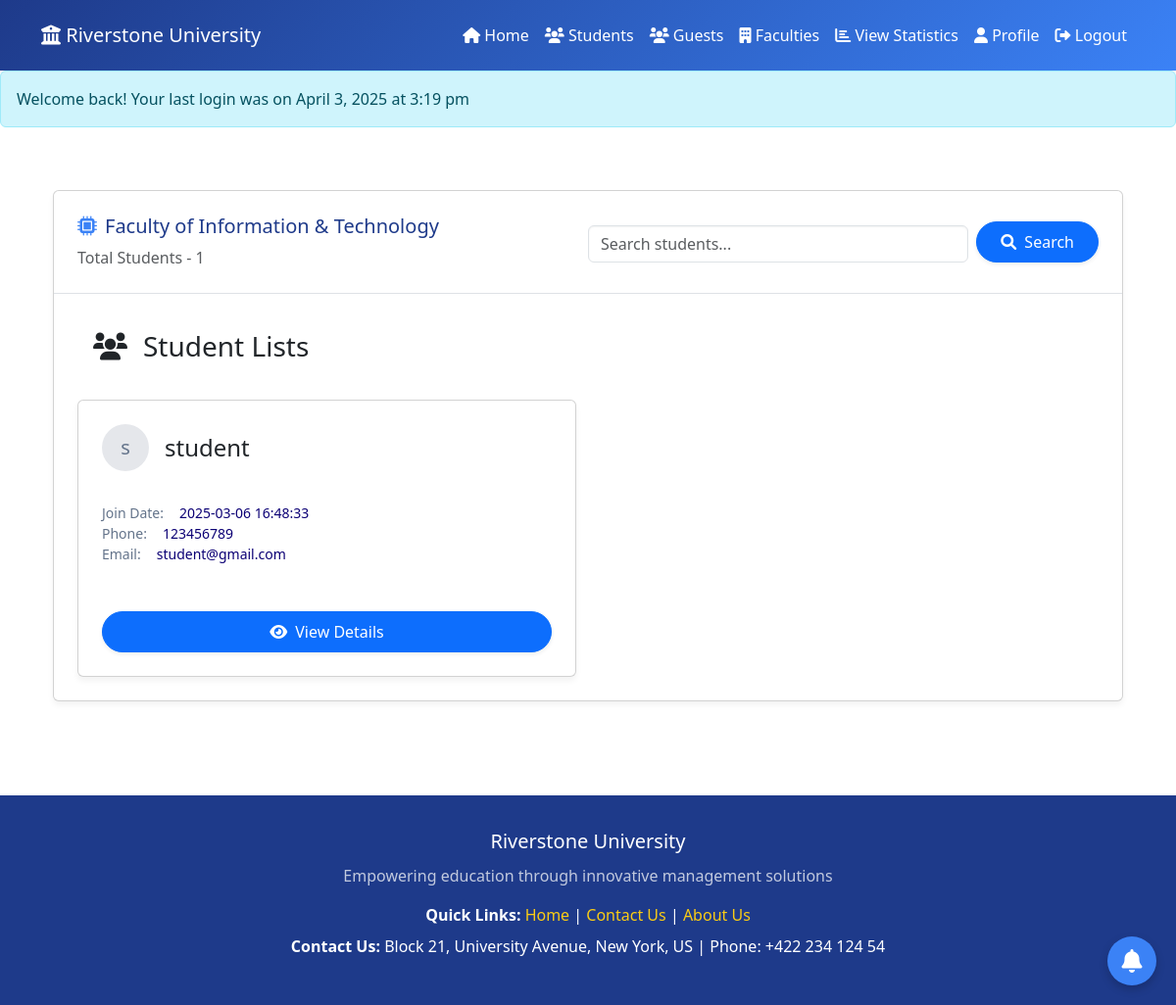
/src/Coordinator/design/Student_Lists.php (signed in), run on the app's committed database.
### tables this page shows
CREATE TABLE `users` (
  `id` int(11) NOT NULL,
  `name` varchar(50) NOT NULL,
  `email` varchar(50) NOT NULL,
  `address` varchar(50) DEFAULT NULL,
  `phone` varchar(50) DEFAULT NULL,
  `password` varchar(255) NOT NULL,
  `faculty_id` int(11) DEFAULT NULL,
  `created_at` timestamp NOT NULL DEFAULT current_timestamp(),
  `last_login` timestamp NULL DEFAULT NULL
);

### _classes/Libs/Database/MySQL.php (called while the page is built, shortened)
<?php
class MySQL{
    private $dbhost;
    private $dbuser;
    private $dbpass;
    private $dbname;
    public function __construct(
        $dbhost="localhost",
        $dbuser="root",
        $dbpass="",
        $dbname="ewsd")
    {
        $this->dbhost=$dbhost;
        $this->dbuser=$dbuser;
        $this->dbpass=$dbpass;
        $this->dbname=$dbname;
    }
    public function connect(){
        try{
            $this->db=new PDO("mysql:dbhost=$this->dbhost;
            dbname=$this->dbname",
            $this->dbuser,
            $this->dbpass,
            [
                PDO::ATTR_ERRMODE => PDO::ERRMODE_EXCEPTION,
                PDO::ATTR_DEFAULT_FETCH_MODE => PDO::FETCH_OBJ,
            ]
            );
            return $this->db;
        }catch(PDOException $e){
            echo $e->getMessage();
            exit();
        }
    }
}

### _classes/Helpers/Auth.php (called while the page is built, shortened)
<?php
class Auth{
    static function check(){
        if(isset($_SESSION['user'])){
            return $_SESSION['user'];
        }
    }
}

### _classes/Libs/Database/UsersTable.php (called while the page is built, shortened)
<?php
class UsersTable
{
    private $db;
    public function __construct(MySQL $mysql)
    {
        $this->db = $mysql->connect();
    }
    public function getStudentRolesByFaculty($faculty_id)
    {
        try {
            $statement = $this->db->prepare("
                SELECT u. * , r.role_name
                FROM users u
                JOIN role_user ru ON u.id = ru.user_id
                JOIN roles r ON ru.role_id = r.id
                WHERE u.faculty_id = :faculty_id AND r.role_name = 'Student'
            ");
            $statement->execute(['faculty_id' => $faculty_id]);
            return $statement->fetchAll(PDO::FETCH_ASSOC);
        } catch (PDOException $e) {
            echo "Error: " . $e->getMessage();
            exit();
        }
    }
}

### src/Coordinator/design/Student_Lists.php (the view, shortened to what this page needs)
<?php
$auth = Auth::check();
$faculty_id = $auth->faculty_id;
$table = new UsersTable(new MySQL);
$students = $table->getStudentRolesByFaculty($faculty_id);
?>
<!DOCTYPE html>
<html lang="en">
<head>
    <link href="https://cdn.jsdelivr.net/npm/bootstrap@5.3.0/dist/css/bootstrap.min.css" rel="stylesheet">
    <link rel="stylesheet" href="https://cdnjs.cloudflare.com/ajax/libs/font-awesome/6.0.0/css/all.min.css">
</head>
<body>
    <?php include "headermc.php"; ?>
    <main class="container mx-auto px-4 py-5">
        <div class="card">
            <div class="p-4 border-bottom border-gray-200 d-flex justify-content-between align-items-center flex-wrap">
                <div>
                    <h2 class="faculty-header d-flex align-items-center">
                        <i class="fa-solid fa-microchip faculty-icon"></i>
                        Faculty of Information & Technology
                    </h2>
                    <div class="mt-2 text-sm text-muted">
                        <span>Total Students - <?php echo count($students); ?></span>
                    </div>
                </div>
                <div class="mt-3 mt-md-0 col-md-6 d-flex align-items-end">
                    <input type="text" id="search" class="form-control search-input me-2" placeholder="Search students...">
                    <button class="btn btn-primary px-4 py-2 rounded-pill shadow-sm d-flex align-items-center">
                        <i class="fas fa-search me-2"></i> Search
                    </button>
                </div>
            </div>
            <div class="p-4">
                <h3 class="text-lg font-medium text-gray-900 mb-4"><i class="fa-solid fa-users p-3"></i>Student Lists</h3>
                <div class="row row-cols-1 row-cols-sm-2 row-cols-lg-2 g-4">
                    <?php foreach ($students as $student) : ?>
                    <div class="col">
                        <div class="card p-4">
                            <div class="d-flex align-items-center mb-3">
                                <div class="student-icon me-3">
                                    <?php echo substr($student['name'], 0, 1); ?>
                                </div>
                                <h4 class="text-lg font-medium text-gray-900 mb-0"><?php echo $student['name']; ?></h4>
                            </div>
                            <div class="mt-3 space-y-3">
                                <div class="detail-row">
                                    <span class="detail-label">Join Date:</span>
                                    <span class="detail-value"><?php echo $student['created_at']; ?></span>
                                </div>
                                <div class="detail-row">
                                    <span class="detail-label">Phone:</span>
                                    <span class="detail-value"><?php echo $student['phone']; ?></span>
                                </div>
                                <div class="detail-row">
                                    <span class="detail-label">Email:</span>
                                    <span class="detail-value"><?php echo $student['email']; ?></span>
                                </div>
                            </div>
                            <div class="mt-5 text-center">
                                <a href="Student_Details.php?id=<?= $student['id'] ?>" class="btn btn-primary px-4 py-2 rounded-pill shadow-sm d-flex align-items-center justify-content-center mx-auto">
                                    <i class="fas fa-eye me-2"></i> View Details
                                </a>
                            </div>
                        </div>
                    </div>
                    <?php endforeach ?>
                </div>
            </div>
        </div>
    </main>
    <button class="btn-notification" data-bs-toggle="modal" data-bs-target="#notificationModal">
        <i class="fas fa-bell"></i>
    </button>
    <?php include "notifications.php"; ?>
    <?php include "footer.php"; ?>
</body>
</html>

### src/Coordinator/design/Student_Lists.php (style rules this page uses)
:root { --primary-dark: #1e3a8a; --primary-light: #3b82f6; --accent: #facc15; --light-bg: #f8fafc; --card-bg: #ffffff; --text-muted: #64748b; --contributors-color: rgb(12, 0, 117); }
body { background-color: var(--light-bg); font-family: 'Segoe UI', Tahoma, Geneva, Verdana, sans-serif; }
.container { max-width: 1200px; }
.faculty-header { color: var(--primary-dark); font-size: 1.25rem; font-weight: 500; }
.card { background: var(--card-bg); border: 1px solid #e5e7eb; border-radius: 12px; box-shadow: 0 4px 6px rgba(0, 0, 0, 0.05); transition: transform 0.3s ease, box-shadow 0.3s ease; }
.search-input { border: 1px solid #ced4da; border-radius: 0.375rem; box-shadow: inset 0 1px 2px rgba(0, 0, 0, 0.05); transition: border-color 0.3s ease, box-shadow 0.3s ease; }
.detail-label { color: var(--text-muted); font-size: 0.875rem; }
.detail-value { color: var(--contributors-color); font-size: 0.875rem; font-weight: 500; margin-left: 0.5rem; }
.faculty-icon { color: var(--primary-light); margin-right: 0.5rem; }
.detail-row { display: flex; align-items: center; gap: 0.5rem; }
.student-icon { width: 3rem; height: 3rem; background-color: #e5e7eb; border-radius: 50%; display: flex; align-items: center; justify-content: center; font-size: 1.25rem; color: var(--text-muted); }
.btn-notification { position: fixed; bottom: 20px; right: 20px; background-color: var(--primary-light); border: none; border-radius: 50%; width: 50px; height: 50px; font-size: 1.5rem; color: white; display: flex; align-items: center; justify-content: center; box-shadow: 0 4px 10px rgba(0, 0, 0, 0.2); transition: all 0.3s ease; z-index: 1000; }

### src/Coordinator/design/headermc.php (style rules this page uses)
:root { --primary-dark: #1e3a8a; --primary-light: #3b82f6; --accent: #facc15; --light-bg: #f8fafc; }

### src/Coordinator/design/footer.php (style rules this page uses)
:root { --primary-dark: #1e3a8a; --primary-light: #3b82f6; --secondary: #64748b; --accent: #facc15; --light-bg: #f8fafc; --card-bg: #ffffff; }

### data on the page
users: name "s", name "student", created_at "2025-03-06 16:48:33", phone "123456789", email "student@gmail.com"

### other printed values
$_SESSION['login_message'] "Welcome back! Your last login was on April 3, 2025 at 3:19 pm"
count($students) "1"
